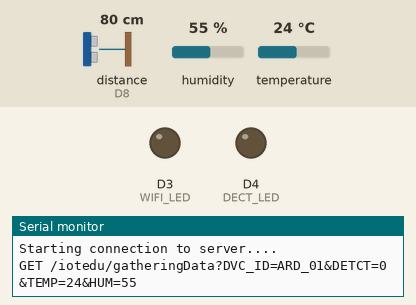
Recording of a sketch running on a simulated Arduino Uno R4 WiFi. Parts: output pins drawn as LEDs (lit = HIGH), the last lines printed to the serial monitor. Inputs (shaded band) come from the test bench; at power-on: distance to the obstacle (sensor on D8) 80 cm, humidity 55 %, temperature 24 °C. The echo pulse lasts 58.3 µs per cm; WiFi joins after 1.5 s; servers stay silent unless stated; uploads are accepted with an empty reply; pins used as bus, display or sensor lines are not drawn.

Above: at 12.7 s.
12.8 s: distance to the obstacle (sensor on D8) set to 57 cm
15.2 s: distance to the obstacle (sensor on D8) set to 49 cm
At 16.4 s:
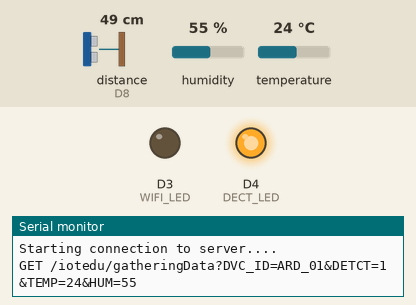
20.3 s: distance to the obstacle (sensor on D8) set to 60 cm
At 21.0 s:
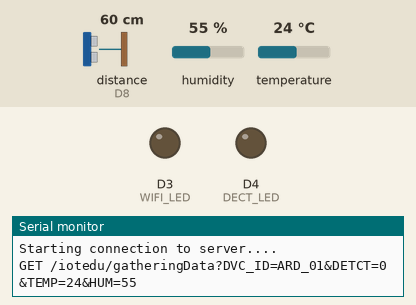
22.3 s: distance to the obstacle (sensor on D8) set to 2 cm
At 24.0 s:
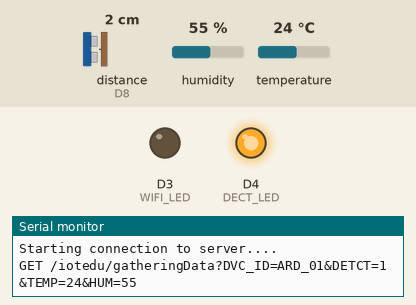
Timing chart, 0 to 28.4 s (numbered marks = the images above; inputs shaded):
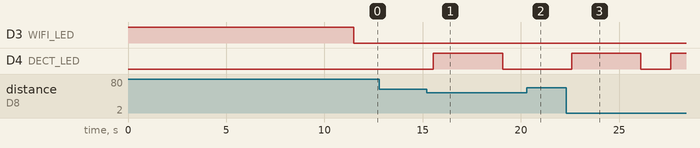

The sketch:

dataGahtering.ino
```cpp
#include "WiFiS3.h"
//#include "arduino_secrets.h"

#define WIFI_LED 3
#define DECT_LED 4

int tempArray[2];
bool tempDetected = false;
int tempHum[2];

long distance = 0;
bool isDetected = false;
int detct = 0;
int detectedCnt = 0;

void setup() {
  // put your setup code here, to run once:
  pinMode(WIFI_LED, OUTPUT);
  pinMode(DECT_LED, OUTPUT);
  digitalWrite(WIFI_LED, HIGH);
  wifiSetup();
  usSetip();
}

void loop() {
  // put your main code here, to run repeatedly:
  // 연결상태 체크
  chkWiFi();
  getTempHum();
  Serial.print("Temperature: ");
  Serial.print(tempHum[0]);
  Serial.print(" °C\tHumidity: ");
  Serial.print(tempHum[1]);
  Serial.println(" %");
  detectUs();

  chkDiff();
  delay(1000);
}

void chkDiff() {
  bool isChange = false;
  if (tempDetected != isDetected) {
    tempDetected = isDetected;
    isChange = true;
  }

  if (tempArray[0] != tempHum[0] || tempArray[1] != tempHum[1]) {
    tempArray[0] = tempHum[0];
    tempArray[1] = tempHum[1];
    isChange = true;
  }


  // 변경 값이 있다면, 서버로 데이터를 보낸다
  if (isChange) {
    Serial.println("Send Data to Web Server");
    sendData();
  }
}
```

DHT11.ino
```cpp
#include <DHT11.h>

// 온/습도 센서 Pin 2로 설정
DHT11 dht11(2);

void getTempHum() {
  int temperature = 0;
  int humidity = 0;

  // 온습도 센서에서 값을 읽어들여 옴
  int result = dht11.readTemperatureHumidity(temperature, humidity);
  if (result == 0) {
      // 온도 값 Serial에 출력
      tempHum[0] = temperature;
      tempHum[1] = humidity;
  } else {
      Serial.println(DHT11::getErrorString(result));
  }
}
```

sendDataToServer.ino
```cpp
// 서버 Host 주소를 입력합니다. (혹은 IP)
IPAddress server(192,168,0,38);

// Client 객체 선언
WiFiClient client;

void sendData() {
  if (WiFi.status() != WL_CONNECTED) {
    return;
  }

  if (!client.connected()) {
    Serial.println("Server connection lost. Reconnecting...");
    if (client.connect(server, 8080)) {
      Serial.println("Reconnected to server");
    } else {
      Serial.println("Failed to reconnect to server");
    }
  }

  Serial.println("Starting connection to server....");
  if (client.connect(server, 8080)) {
    String dvcId = "ARD_01";
    String temp = String(tempHum[0]);
    String hum = String(tempHum[1]);

    String sendMsg = "GET /iotedu/gatheringData?DVC_ID=" + dvcId
                   + "&DETCT=" + String(detct)
                   + "&TEMP=" + temp
                   + "&HUM=" + hum;
    Serial.println(sendMsg);

    client.println(sendMsg);
    client.println(server);
    client.println("Connection: close");
    client.println();
    client.flush();
  }

  while (client.available()) {
    char c = client.read();
    Serial.write(c);
  }
  Serial.println();
}
```

ultrasonicWave.ino
```cpp
#define TRIG 9 // Trig Pin 설정
#define ECHO 8 // Echo Pin 설정

void usSetip() {
  pinMode(TRIG, OUTPUT);
  pinMode(ECHO, INPUT);
}

void detectUs() {
  long duration;

  digitalWrite(TRIG, LOW);
  delayMicroseconds(2);
  digitalWrite(TRIG, HIGH);
  delayMicroseconds(10);
  digitalWrite(TRIG, LOW);

  // 물체에 반사되어 돌아온 초음파의 시간을 변수에 저장
  duration = pulseIn(ECHO, HIGH);

  /* 원래 사용되는 수식은 다음과 같습니다.
     34000 * (초음파가 물체로부터 반사되어 돌아오는 시간) / 1000000 / 2
     2를 나누는 이유는 황목값이 아니라 편도 값을 계산해야하기 때문입니다.
     아래 식은 위 식을 단순화 하여 cm로 환산하고 있습니다.
  */
  distance = duration * 17 /1000;

  Serial.println(duration );
  Serial.print("Distance : ");
  Serial.print(distance);
  Serial.println(" Cm");

  if (distance <= 50) {
    isDetected = true;
    detct = 1;
    Serial.println("Detected!!");
    digitalWrite(DECT_LED, HIGH);
  } else {
    isDetected = false;
    detct = 0;
    Serial.println("No Detected!!");
    // digitalWrite(DECT_LED, LOW);
  }

  if (digitalRead(DECT_LED) == HIGH) {
    detectedCnt++;
  }

  if (detectedCnt >= 3) {
    digitalWrite(DECT_LED, LOW);
    detectedCnt = 0;
  }
}
```

wifiSetup.ino
```cpp
char ssid[] = "kccips2";        // your network SSID (name)
char pass[] = "11111111";    // your network password (use for WPA, or use as key for WEP)
int keyIndex = 0;            // your network key index number (needed only for WEP)

int status = WL_IDLE_STATUS;

void wifiSetup() {
  //Initialize serial and wait for port to open:
  Serial.begin(9600);
  while (!Serial) {
    ; // wait for serial port to connect. Needed for native USB port only
  }

  if (WiFi.status() == WL_NO_MODULE) {
    Serial.println("Communication with WiFi module failed!");
    // don't continue
    while (true);
  }

  String fv = WiFi.firmwareVersion();
  if (fv < WIFI_FIRMWARE_LATEST_VERSION) {
    Serial.println("Please upgrade the firmware");
  }

  while (status != WL_CONNECTED) {
    Serial.print("Attempting to connect to SSID: ");
    Serial.println(ssid);
    // Connect to WPA/WPA2 network. Change this line if using open or WEP network:
    status = WiFi.begin(ssid, pass);

    // wait 10 seconds for connection:
    delay(10000);
  }

  digitalWrite(WIFI_LED, LOW);
  printWifiStatus();
}

void chkWiFi() {
  if (WiFi.status() != WL_CONNECTED) {
    digitalWrite(WIFI_LED, HIGH);
    while(true);
  }
  if (WiFi.status() == WL_NO_MODULE) {
    Serial.println();
    Serial.println("Communication with WiFi module failed!");
    digitalWrite(WIFI_LED, HIGH);
    while (true);
  }

  digitalWrite(WIFI_LED, LOW);
}

/* -------------------------------------------------------------------------- */
void printWifiStatus() {
/* -------------------------------------------------------------------------- */
  // print the SSID of the network you're attached to:
  Serial.print("SSID: ");
  Serial.println(WiFi.SSID());

  // print your board's IP address:
  IPAddress ip = WiFi.localIP();
  Serial.print("IP Address: ");
  Serial.println(ip);

  // print the received signal strength:
  long rssi = WiFi.RSSI();
  Serial.print("signal strength (RSSI):");
  Serial.print(rssi);
  Serial.println(" dBm");
}

void connectWiFi() {
  // 설정한 와이파이 이름과 비밀번호로 접속 시도
  int status = WiFi.begin(ssid, pass);
  if (status == WL_CONNECTED) {
  } else {
    WiFi.disconnect();
  }
}
```

Measured:
- the behaviour switches between 52 and 51 cm on distance to the obstacle (sensor on D8) (found by bisection; images 0 and 1)
- after the input at 15.2 s, D4 (DECT_LED): LOW → HIGH after 0.35 s, → LOW 3.5 s later
- after the input at 20.3 s, D4 (DECT_LED): stays LOW (without the input it goes to HIGH after 0.29 s)
- after the input at 22.3 s, D4 (DECT_LED): LOW → HIGH after 0.28 s, → LOW 3.5 s later, → HIGH 1.5 s later
